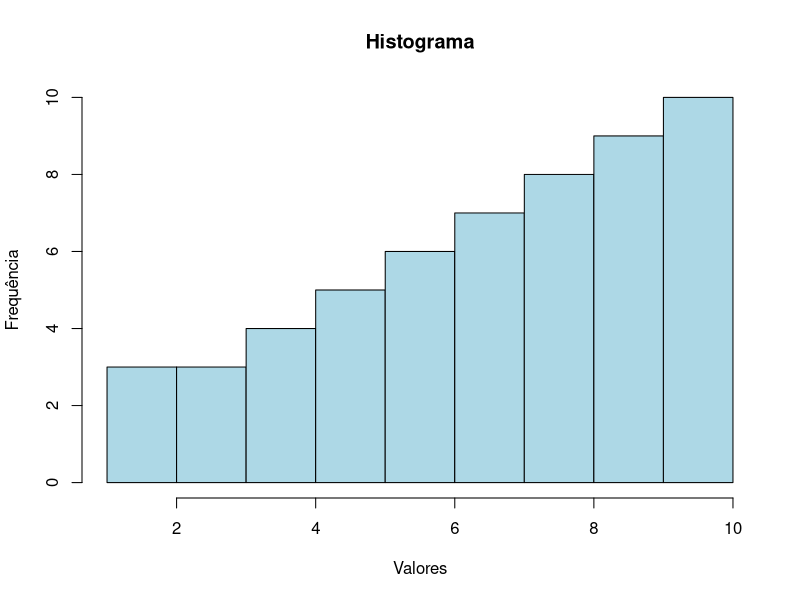
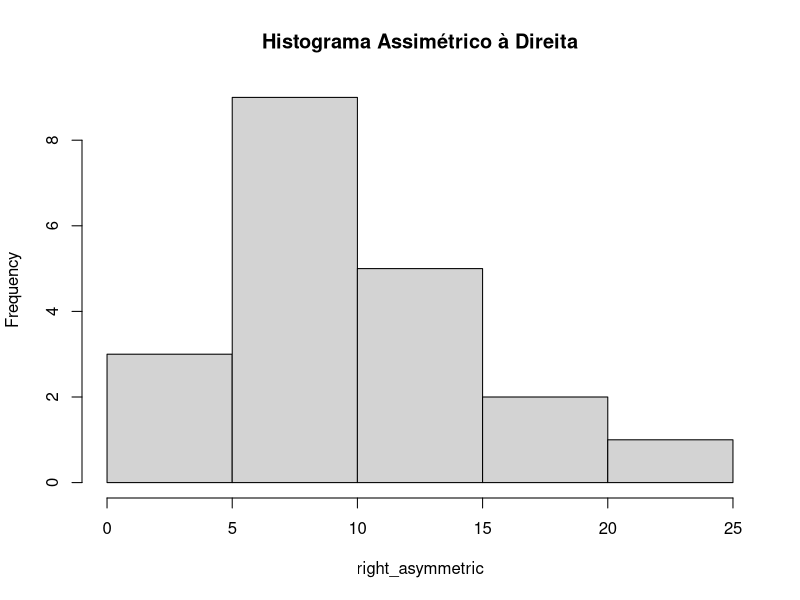

The R script that drew these images, in order:
## HISTOGRAMA (ou distribuição de frequências) ==========================
# - É um gráfico de frequência que ilustra como uma determinada amostra
#   ou população de dados está distribuída.

# - É a representação gráfica em colunas ou em barras (retângulos) de um
#   conjunto de dados previamente tabulado e dividido em classes.

# - A base de cada retângulo representa uma classe.

# - A altura de cada retângulo representa a quantidade ou:
#   * Para classes uniformes: a frequência absoluta com que o valor da
#                             classe ocorre no conjunto de dados.
#   * Para classes NÃO uniformes: a densidade de frequência.

x <- c(
    1, 2, 2, 3, 3, 3, 4, 4, 4, 4, 5, 5, 5, 5, 5, 6, 6, 6, 6, 6, 6, 7,
    7, 7, 7, 7, 7, 7, 8, 8, 8, 8, 8, 8, 8, 8, 9, 9, 9, 9, 9, 9, 9, 9,
    9, 10, 10, 10, 10, 10, 10, 10, 10, 10, 10
)
hist(x, col = "lightblue", main = "Histograma", xlab = "Valores", ylab = "Frequência", breaks = 10)

# ---------------------------------------------

install.packages("e1071")
library(e1071)

par(mfrow = c(1, 1))

right_asymmetric <- c(
    2, 4, 5, 6, 7, 8, 8, 9, 9, 10, 10, 10,
    11, 12, 13, 13, 15, 19, 20, 22
)

h <- hist(right_asymmetric, main = "Histograma Assimétrico à Direita")

assimetria <- skewness(right_asymmetric)
assimetria

mean(right_asymmetric)
median(right_asymmetric)

pearson_asymmetry <- (mean(right_asymmetric) - median(right_asymmetric)) / sd(right_asymmetric)
pearson_asymmetry
